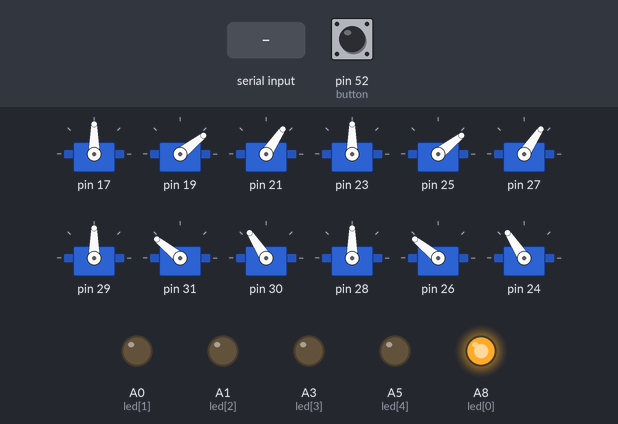
A sketch run on a simulated Arduino Mega 2560, built with avr-gcc and run on an emulated ATmega2560. Shown: 12 × servo, output pins drawn as LEDs (lit = HIGH). Inputs (shaded band) come from the test bench; at power-on: pin 52 (button) HIGH.

Above: at 1.2 s.
1.3 s: pin 52 (button) pulled LOW for 1 s
At 1.75 s:
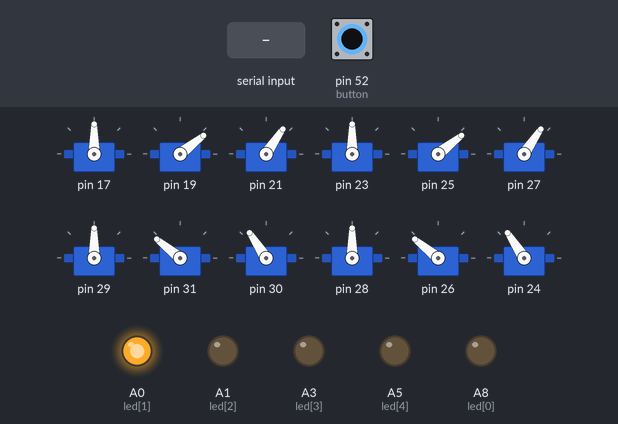
At 3.2 s:
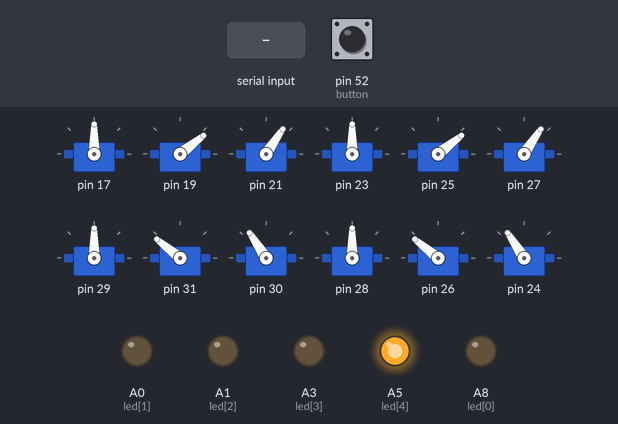
5.3 s: "Ang1: \n" received over Serial
8.3 s: "Ang2: \n" received over Serial
11.3 s: ",\n" received over Serial
14.3 s: "90,45\n" received over Serial
17.3 s: "0\n" received over Serial
Timing chart, 0 to 32.4 s (numbered marks = the images above; inputs shaded):
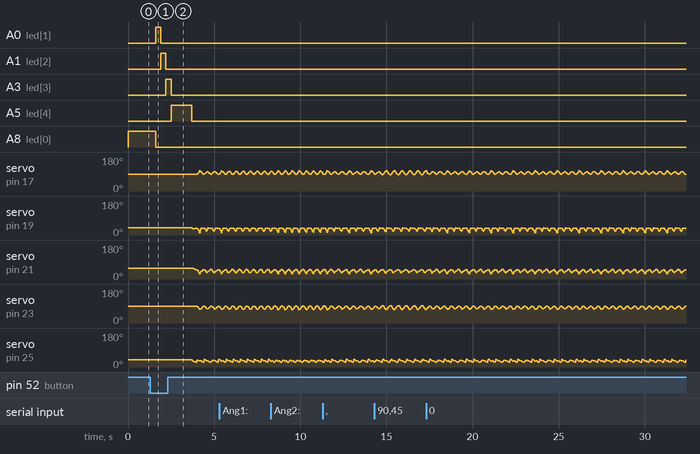

The sketch:

Quadruped.ino
```cpp
#include <Servo.h>
#define phi  3.14159265

/* Introduction Feet Number
 * coxa[0],femur[0],tibia[0] = Kaki Kanan Depan
 * coxa[1],femur[1],tibia[1] = Kaki Kanan Belakang
 * coxa[2],femur[2],tibia[2] = Kaki Kiri Depan
 * coxa[3],femur[3],tibia[3] = Kaki Kiri Belakang
 */

#define frontRight 0  //Depan Kanan
#define backRight  1  //Belakang Kanan
#define frontLeft  2  //Depan Kiri
#define backLeft   3  //Belakang Kiri

Servo coxa[4], femur[4], tibia[4];
float X[4], Y[4], Z[4];
float posX[4], posY[4], posZ[4];
int posCoxa[4], posFemur[4], posTibia[4];
float startX[4], startY[4], endX[4], endY[4], startZ, endZ;

#define button  52
uint8_t led[6] = {A8, A0, A1, A3, A5, A7};

long int timeOut, timeStart;
int yaw, mark[5], value, setpoint, numb = 0, n=0;
int track = 0;
String int_inString = "";
bool start = false;
bool stringComplete = false;  // whether the string is complete

void setup()
{
  Serial.begin(9600);
  Serial3.begin(9600);

  pinMode(button, INPUT_PULLUP);
  for(int i=0; i<5; i++){pinMode(led[i], OUTPUT);}

  for(int leg=0; leg<4; leg++)
  {
    posX[leg] = X[leg] = 0;
    posY[leg] = Y[leg] = 12;
    posZ[leg] = Z[leg] = 5;
  }

  coxa[0].attach(17);femur[0].attach(19);tibia[0].attach(21);
  coxa[1].attach(23);femur[1].attach(25);tibia[1].attach(27);
  coxa[2].attach(29);femur[2].attach(31);tibia[2].attach(30);
  coxa[3].attach(28);femur[3].attach(26);tibia[3].attach(24);

  // reserve 200 bytes for the inputString:
//  attachInterrupt(digitalPinToInterrupt(2), serialEvent, CHANGE);
  int_inString.reserve(200);

//  standby
  inverseKinematics(0,0,11,6);
  inverseKinematics(1,0,11,6);
  inverseKinematics(2,0,11,6);
  inverseKinematics(3,0,11,6);
}

void received_Data() {
  while (Serial.available())
  {
    char inChar = (char)Serial.read();
    if(isDigit(inChar)){int_inString+=(char)inChar;}
    if(inChar == ',')
    {
      value = int_inString.toInt();
      int_inString= "";

      mark[0]=value/10000;
      mark[1]=value%10000/1000;
      mark[2]=value%10000%1000/100;
      mark[3]=value%10000%1000%100/10;
      mark[4]=value%10000%1000%100%10%10;
    }
    if(inChar == '\n')
    {
      yaw = int_inString.toInt();
      int_inString= "";
      stringComplete = true;
    }
  }
}

void loop()
{
  bool readbutton = digitalRead(button);
  if(!readbutton){delay(300); numb++; timeStart = millis();}
  if(numb<6){digitalWrite(led[numb], HIGH);digitalWrite(led[numb-1], LOW);}
  else{numb=0;for(int i=0; i<6; i++){digitalWrite(led[i], LOW);}}

  timeOut = millis()-timeStart;
  if((timeOut > 1200) && (numb!=0)){track = numb; start = true; }

  while(start)
  {
//    received_Data();
//    if (stringComplete)
//    {
//      Serial3.print(String(yaw) + " ");
//      Serial3.println(String(mark[0]) + String(mark[1]) +  String(mark[2]) + String(mark[3]) + String(mark[4]));
//      stringComplete = false;
//
    for(int i=0; i<6; i++){digitalWrite(led[i], LOW);}
    pathFollowing_Strategy();
  }
}
```

InverseKinematics.ino
```cpp
// Speed of trajectory based on DelayMoving
#define DelayMoving 5000 //in microsecond (us) 7000

// lenght of Quadrupped in centimeters (cm)
const float Coxa  = 3.00;
const float Femur = 7.00;
const float Tibia = 12.00;
const float math_acc = 0.00000001;

void inverseKinematics(int ftNumb, float kx, float ky, float kz)
{
    float koorX = kx + math_acc;
    float koorY = ky + math_acc;
    float koorZ = kz + math_acc;

    float rangeXY = sqrt(pow(koorY,2)+pow(koorX,2));

    float rangeCoxa = sqrt(pow((rangeXY-Coxa),2)+pow(koorZ,2));

    float angleCoxaR = (atan(koorY/koorX)*180/phi);
    float angleCoxaL = (atan(koorY/koorX)*180/phi);
    if(kx < 0){angleCoxaR = 180 + angleCoxaR;}
    if(kx < 0){angleCoxaL = 180 + angleCoxaL;}

    float triangleFemur = asin(koorZ/rangeCoxa)*180/phi;
    float testFemur = acos((pow(Femur,2)+pow(rangeCoxa,2)-pow(Tibia,2))/(2*Femur*rangeCoxa))*180/phi;
    float angleFemurR = 90-(testFemur-triangleFemur);
    float angleFemurL = 90+(testFemur-triangleFemur);

    float angleTibiaR = (acos((pow(Femur,2)+pow(Tibia,2)-pow(rangeCoxa,2))/(2*Tibia*Femur))*180/phi);
    float angleTibiaL = 180-(acos((pow(Femur,2)+pow(Tibia,2)-pow(rangeCoxa,2))/(2*Tibia*Femur))*180/phi);

    if(ftNumb == frontRight or ftNumb == backRight)
    {posCoxa[ftNumb]=angleCoxaR; posFemur[ftNumb]=angleFemurR; posTibia[ftNumb]=angleTibiaR;}
    else if(ftNumb == frontLeft or ftNumb == backLeft)
    {posCoxa[ftNumb]=angleCoxaL; posFemur[ftNumb]=angleFemurL; posTibia[ftNumb]=angleTibiaL;}

    posCoxa[ftNumb]   = constrain(posCoxa[ftNumb],0,180);
    posFemur[ftNumb]  = constrain(posFemur[ftNumb],0,180);
    posTibia[ftNumb]  = constrain(posTibia[ftNumb],0,180);

    coxa[ftNumb].write(posCoxa[ftNumb]);
    femur[ftNumb].write(posFemur[ftNumb]);
    tibia[ftNumb].write(posTibia[ftNumb]);

//    if(ftNumb == 0)
//    {
//        Serial.print("X:"); Serial.print(kx,2); Serial.print("\t");
//        Serial.print("Y:"); Serial.print(ky,2); Serial.print("\t");
//        Serial.print("Z:"); Serial.print(kz,2); Serial.print("no:"); Serial.println(k);
//
//        Serial.print("C: "); Serial.print(posCoxa[ftNumb]); Serial.print("\t");
//        Serial.print("F: "); Serial.print(posFemur[ftNumb]); Serial.print("\t");
//        Serial.print("T: "); Serial.print(posTibia[ftNumb]); Serial.print("\n");
//    }
}

void trajectory(float res)
{
    float w[3][4];
    for(int leg=0; leg<4; leg++)
    {
      w[0][leg] = posX[leg]-X[leg];
      w[1][leg] = posY[leg]-Y[leg];
      w[2][leg] = posZ[leg]-Z[leg];
    }

    float W = 0.00;
    for(int vec=0; vec<3; vec++)
    {
      for(int leg=0; leg<4; leg++)
      {if(W <= abs(w[vec][leg])){W = abs(w[vec][leg]);}}
    }

    float p[3][4];
    for(int vec=0; vec<3; vec++)
    {
      for(int leg=0; leg<4; leg++)
      {p[vec][leg] = w[vec][leg]/W;}
    }

    for(int gap=0; gap<W/res; gap++)
    {
      for(int feetNumb=0; feetNumb<4; feetNumb++)
      {
        inverseKinematics(feetNumb, posX[feetNumb], posY[feetNumb], posZ[feetNumb]);
        posX[feetNumb]-=p[0][feetNumb]*res;
        posY[feetNumb]-=p[1][feetNumb]*res;
        posZ[feetNumb]-=p[2][feetNumb]*res;

        delayMicroseconds(DelayMoving);
      }
    }
}
```

MotionDirection.ino
```cpp
/* Introuction Parameter of movePoint
 * posAngle : 90 (Forward), 0 (Left), 180 (Right), 270 (Back)
 * distance : end effector to second servo
 * gap : step lenght
 * distanceZ : height robot from ground
 * gapz : femur length
 * rotation : CCW(+), CW(-)
 */
void movePoint(float distance, float gap, float distanceZ, float gapZ, float rotation, float posAngle)
{
   float flagAngle1, flagAngle2;
   flagAngle1 = 135-posAngle;
   flagAngle2 = 225-posAngle;
   if(flagAngle1 < 0){flagAngle1 = 360+flagAngle1;}
   if(flagAngle2 < 0){flagAngle2 = 360+flagAngle2;}

//   Serial.print("Ang1: "); Serial.println(flagAngle1);
//   Serial.print("Ang2: "); Serial.println(flagAngle2);

   if(flagAngle2 <= 180)
   {
       endX[0] = startX[3] = gap*cos(flagAngle2*phi/180);
       endY[0] = startY[3] = distance-(gap*sin(flagAngle2*phi/180));
       startX[0] = endX[3] = 0;
       startY[0] = endY[3] = distance;
   }
   else if(flagAngle2 > 180)
   {
       flagAngle2 -= 180;
       endX[0] = startX[3] = 0;
       endY[0] = startY[3] = distance;
       startX[0] = endX[3] = gap*cos(flagAngle2*phi/180);
       startY[0] = endY[3] = distance-(gap*sin(flagAngle2*phi/180));
   }

   //Reverse
   if(flagAngle1 <= 180)
   {
       endX[2] = startX[1] = 0;
       endY[2] = startY[1] = distance;
       startX[2] = endX[1] = gap*cos(flagAngle1*phi/180);
       startY[2] = endY[1] = distance-(gap*sin(flagAngle1*phi/180));
   }
   else if(flagAngle1 > 180)
   {
       flagAngle1 -= 180;
       endX[2] = startX[1] = gap*cos(flagAngle1*phi/180);
       endY[2] = startY[1] = distance-(gap*sin(flagAngle1*phi/180));
       startX[2] = endX[1] = 0;
       startY[2] = endY[1] = distance;
   }

   startX[0] += rotation/2;
   startX[1] -= rotation/2;
   startX[2] -= rotation/2;
   startX[3] += rotation/2;

   endX[0] -= rotation/2;
   endX[1] += rotation/2;
   endX[2] += rotation/2;
   endX[3] -= rotation/2;

   startZ = distanceZ;
   endZ = distanceZ-gapZ;

   for(int leg=0; leg<4; leg++)
   {
//      Serial.print("startX: "); Serial.println(startX[leg]);
//      Serial.print("startY: "); Serial.println(startY[leg]);
//      Serial.print("endX  : "); Serial.println(endX[leg]);
//      Serial.print("endY  : "); Serial.println(endY[leg]);
//      Serial.println();
   }
}

// Move based resolution is how many point of polinomial move
void Move(float resolution)
{
  for(int leg=0; leg<4; leg++)
  {X[leg]=endX[leg]; Y[leg]=endY[leg];}
  Z[0]=Z[3]=startZ;
  Z[2]=Z[1]=endZ;
  trajectory(resolution);
//  delay(2000);

  Z[2]=Z[1]=startZ;
  trajectory(resolution);
//  delay(2000);

  for(int leg=0; leg<4; leg++)
  {X[leg]=startX[leg]; Y[leg]=startY[leg];}
  Z[0]=Z[3]=endZ;
  Z[2]=Z[1]=startZ;
  trajectory(resolution);
//  delay(2000);

  Z[0]=Z[3]=startZ;
  trajectory(resolution);
//  delay(2000);
}

void standBy()
{
  inverseKinematics(0,0,11,6);
  inverseKinematics(1,0,11,6);
  inverseKinematics(2,0,11,6);
  inverseKinematics(3,0,11,6);
}
```

PathFollowing_Strategy.ino
```cpp
#define runForward 11
#define runRight   21
#define runLeft    31
#define runBack    41
#define runRotation   51
#define Finished      61

float range;
int Angle;
unsigned int timeState=0, capState=0;
unsigned int stateOftime = 0, posTime = 0;
bool stateOfmark = false;
int stateRoute, modeRoute;
const int routeFollowing[4][6] = {{runLeft, runBack, runBack, Finished, Finished, Finished},
                                  {runRight, runForward, runForward, runLeft, runBack, Finished},
                                  {runForward, runLeft, runForward, runRight, Finished, Finished},
                                  {runBack, runRight, runBack, runRight, runForward, Finished}};

//const int routeFollowingR1[4][5] = {runLeft, runBack, runBack, Finished};
//const int routeFollowingR2[4][6] = {runRight, runForward, runForward, runLeft, runBack, Finished};
//const int routeFollowingR3[4][5] = {runForward, runLeft, runForward, runRight, Finished};
//const int routeFollowingR4[4][6] = {runBack, runRight, runBack, runRight, runForward, Finished};

void getRange()
{
  received_Data();
  Serial3.println("Yaw: " + String(yaw));
  if(setpoint==0 && yaw>=180){yaw = map(yaw, 180, 360, -180, 0);}
  range = setpoint-yaw;

  if(range>6){range=6;}
  else if(range<-6){range=-6;}
}

void pathFollowing_Strategy()
{
  timeState = millis() - capState;
  received_Data();
  Serial3.println(String(mark[0]) + String(mark[1]) +  String(mark[2]) + String(mark[3]) + String(mark[4]));

  if((mark[1]==1 or mark[3]==1 or mark[4]==1) and stateOfmark)
  {
    received_Data();
    Serial3.println("Yaw: " + String(yaw));
    delay(1000);
    track = runRotation;
    track = routeFollowing[modeRoute][stateRoute];
    stateOfmark = false;
    capState = millis();
  }
  if(mark[0]==0 and mark[1]==0 and mark[3]==0 and mark[4]==0 and !stateOfmark and timeState > 3000)
  {
    stateRoute++;
    stateOfmark = true;
    if(stateRoute>5){stateRoute=5;}
  }

  switch(track)
  {
    case 1:
      received_Data();
      setpoint = 0;
//      Serial3.println("Setpoint: " + String(setpoint));
      track = routeFollowing[0][0];
    break;
    case 2:
      received_Data();
      setpoint = 0;
//      Serial3.println("Setpoint: " + String(setpoint));
      track = routeFollowing[1][0];
    break;
    case 3:
      received_Data();
      setpoint = 0;
//      Serial3.println("Setpoint: " + String(setpoint));
      track = routeFollowing[2][0];
    break;
    case 4:
      received_Data();
      setpoint = 0;
//      Serial3.println("Setpoint: " + String(setpoint));
      track = routeFollowing[3][0];
    break;

    case runForward:
      getRange();
      movePoint(10, 3, 6, 1,(range/6)+0.35, 96); // maju
      Move(0.5);
    break;

    case runBack:
      getRange();
      movePoint(10, 3, 6, 1,(range/6)+0.3, 273); // belakang
      Move(0.5);
    break;

    case runRight:
      getRange();
      movePoint(10, 3, 6, 1,(range/6)+0.2, 180); // kanan
      Move(0.5);
    break;

    case runLeft:
      getRange();
      movePoint(10, 3, 6, 1,(range/6)+0.2, 0); // kiri
      Move(0.5);
    break;

    case runRotation:
      getRange();
      movePoint(10, 0, 6, 1,(range/6)-0.4, 0);
      Move(0.5);
      if(abs(range)<=1){track = routeFollowing[modeRoute][stateRoute];}
    break;

    case Finished:
      standBy();
      received_Data();
      Serial3.println("Yaw: " + String(yaw));
      track = 0;
    break;
  }
}
```

Measured:
- after the input at 1.3 s, A0 (led[1]): LOW → HIGH after 0.30 s, → LOW 0.30 s later; A1 (led[2]): LOW → HIGH after 0.60 s, → LOW 0.30 s later; A3 (led[3]): LOW → HIGH after 0.90 s, → LOW 0.30 s later; A5 (led[4]): LOW → HIGH after 1.2 s, → LOW 1.2 s later; A8 (led[0]): HIGH → LOW after 0.30 s
